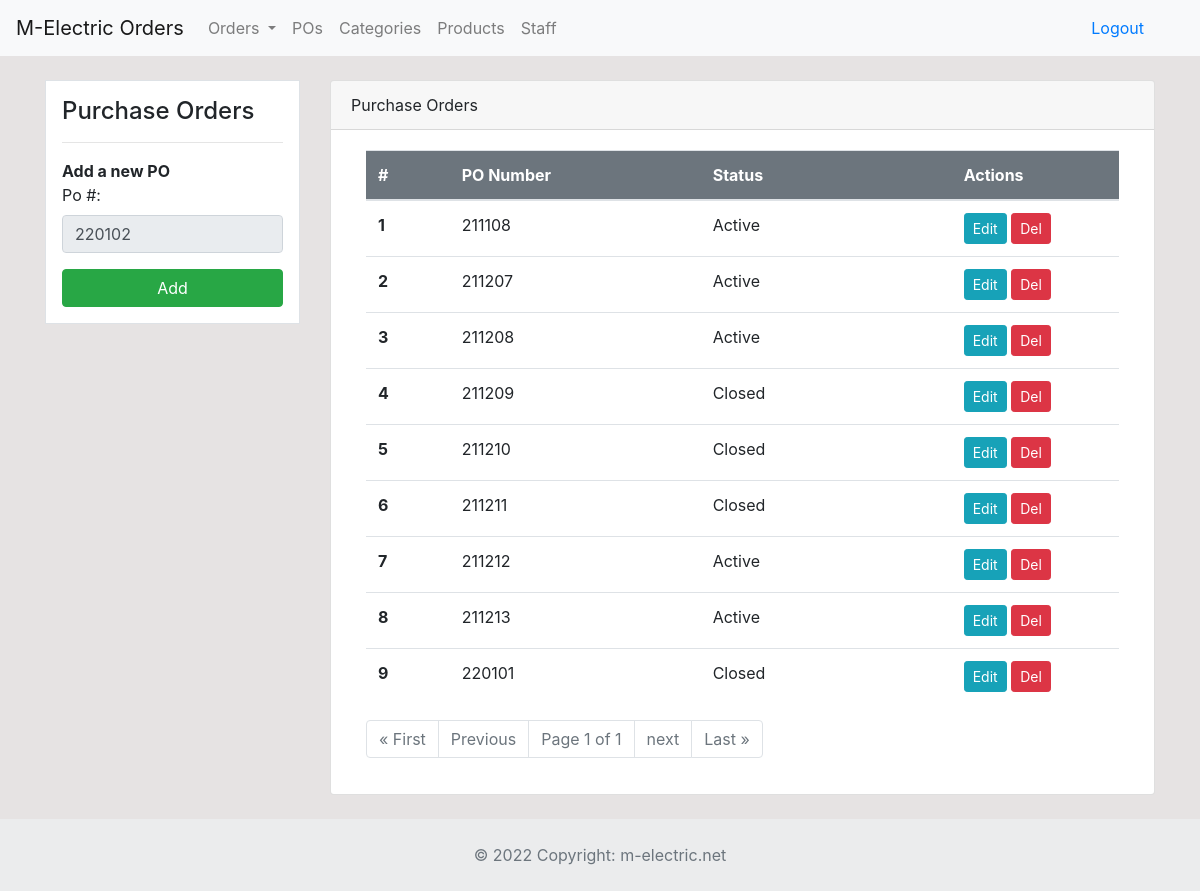
/pos (signed in), run on an earlier commit of the app's database.
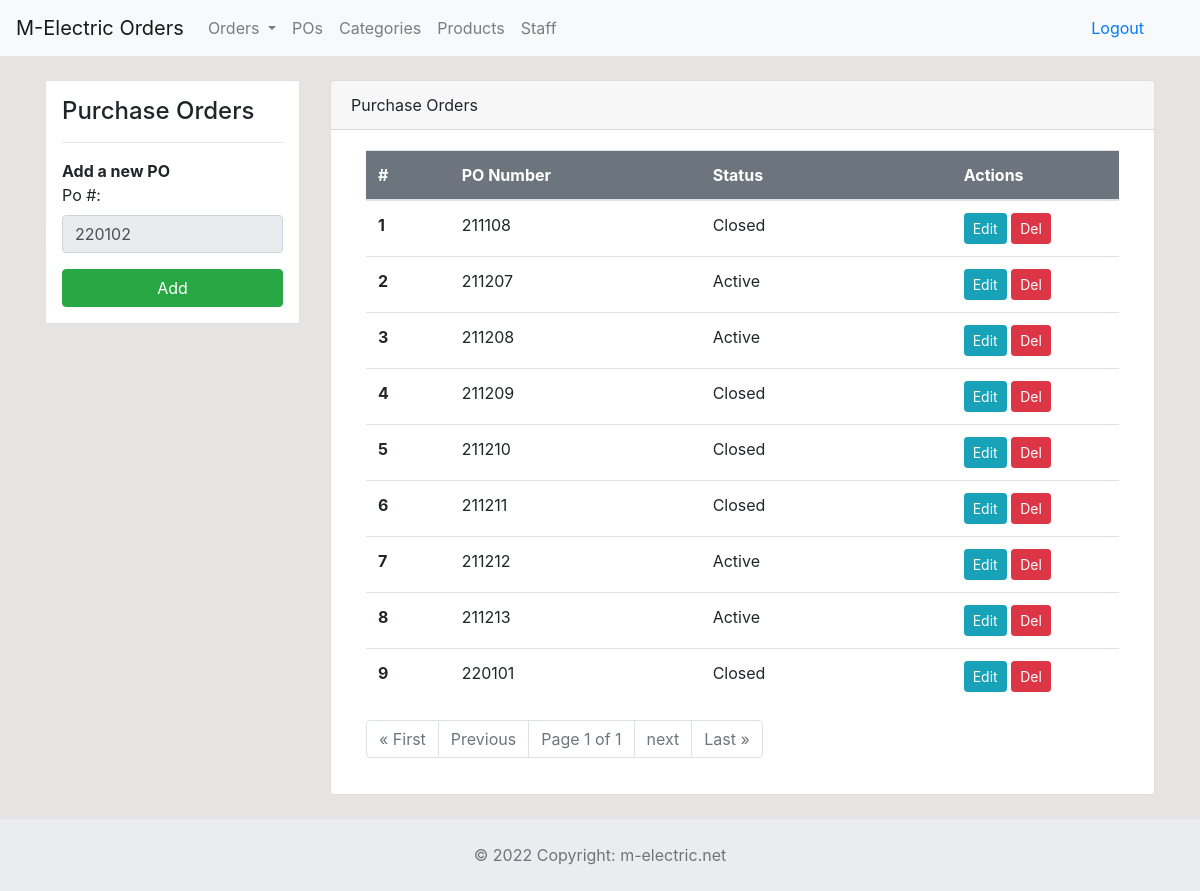
And on a later commit of the database.
### dashboard/models.py (models this page shows)
class Po(models.Model):
	po_number = models.PositiveIntegerField(null=True, default=0)
	status = models.CharField('Status', max_length=50, default='Active', null=True, blank=True)
	created = models.DateTimeField(auto_now_add=True)

### dashboard/views.py (the view, shortened to what this page needs)
# urls.py: path('pos', views.pos, name='pos'),
@login_required
def pos(request):
    new_po_number = 0
    pos_list = Po.objects.all().order_by('id')
    last_po = Po.objects.all().last()
    last_po_number = last_po.po_number
    pos_paginator = Paginator(Po.objects.all(), 10)
    requested_page = request.GET.get('page')
    all_pos = pos_paginator.get_page(requested_page)
    year_months_dict = list()
    years = list()
    years = set(years)
    years = list(years)
    months = list()
    for po in pos_list:
        for year in years:
            if str(po.po_number)[0:2] == year:
                months.append(str(po.po_number)[2:4])
    month_last_po = str(last_po_number)[2:4]
    current_month = datetime.date.today().month
    current_year = int(str(datetime.date.today().year)[2:4])
    if int(month_last_po) == current_month:
        new_po_number = last_po_number + 1
    context = {
        'pos_list': pos_list,
        'new_po_number': new_po_number,
        'all_pos': all_pos,
    }
    return render(request, 'dashboard/pos.html', context)

### templates/dashboard/pos.html (shortened to what the changed rows need)
{% extends 'partials/base.html' %}
{% load crispy_forms_tags %}
{% block content %}
<div class="container">
    <div class="row my-4">
        <div class="col-md-9">
            <div class="card">
                <div class="card-body">
                    <div class="col-md-12">
                        <table class="table bg-white">
                            <thead class="bg-secondary">
                                <tr class="text-white">
                                    <th scope="col" class="col-1" >#</th>
                                    <th scope="col" class="col-3">PO Number</th>
                                    <th scope="col" class="col-3">Status</th>
                                    <th scope="col" class="col-2">Actions</th>
                                </tr>
                            </thead>
                            <tbody>
                                {% for po in all_pos %}
                                <tr>
                                    <th scope="row">{{ forloop.counter }}</th>
                                    <td>{{ po.po_number }}</td>
                                    <td>{{ po.status }}</td>
                                    <td>
                                        <a class="btn btn-info btn-sm" href="{% url 'po-update' po.id %}">Edit</a>
                                        <a class="btn btn-danger btn-sm" href="{% url 'po-delete' po.id %}">Del</a>
                                    </td>
                                </tr>
                                {% endfor %}
                            </tbody>
                        </table>
                    </div>
                </div>
            </div>
        </div>
    </div>
</div>
{% endblock %}

What changed in the data, as far as the page shows it:
changed Po (number 1 of 9 on the later page): status "Active" → "Closed"
